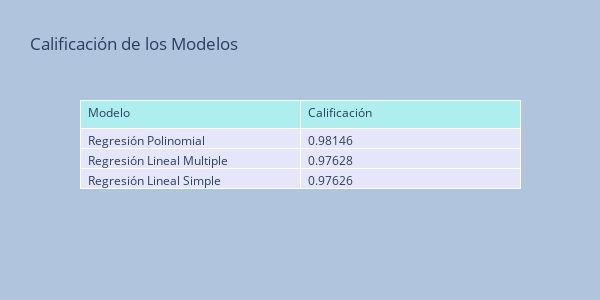

The cell this chart's notebook holds for it:
### Markdown cell above
## Cuál es el mejor modelo?
Ordenamos los valores de $R^2$ calculados para cada modelo utilizando los datos de prueba y ver de manera sencilla qué modelo arrojó mejores resultados.

### Code cell
import plotly.graph_objects as go

best_model = pd.DataFrame({
    'Modelo': ['Regresión Lineal Simple','Regresión Lineal Multiple','Regresión Polinomial'], 
    'Calificación': [round(r2_RLS,5),round(r2_RLM,5),round(r2_RP,5)]})
best_model.sort_values(by=['Calificación'], ascending=False, inplace=True)
best_model.reset_index(inplace=True, drop=True)
fig = go.Figure(data=[go.Table(
    header=dict(values=list(best_model.columns),
                fill_color='paleturquoise',
                align='left'),
    cells=dict(values=[best_model.Modelo, best_model.Calificación],
               fill_color='lavender',
               align='left'))
])
fig.update_layout(
    title="Calificación de los Modelos",
    autosize=False,
    width=600,
    height=300,

    paper_bgcolor="LightSteelBlue",
)
fig.show()

### Figure 1 — Plotly figure (JSON) as saved in the notebook; plotly's stock layout.template omitted (floating-point values rounded to 4 significant figures)
{"data": [{"cells": {"align": "left", "fill": {"color": "lavender"}, "values": [["Regresión Polinomial", "Regresión Lineal Multiple", "Regresión Lineal Simple"], [0.9815, 0.9763, 0.9763]]}, "header": {"align": "left", "fill": {"color": "paleturquoise"}, "values": ["Modelo", "Calificación"]}, "type": "table"}], "layout": {"autosize": false, "height": 300, "paper_bgcolor": "LightSteelBlue", "title": {"text": "Calificación de los Modelos"}, "width": 600}}
